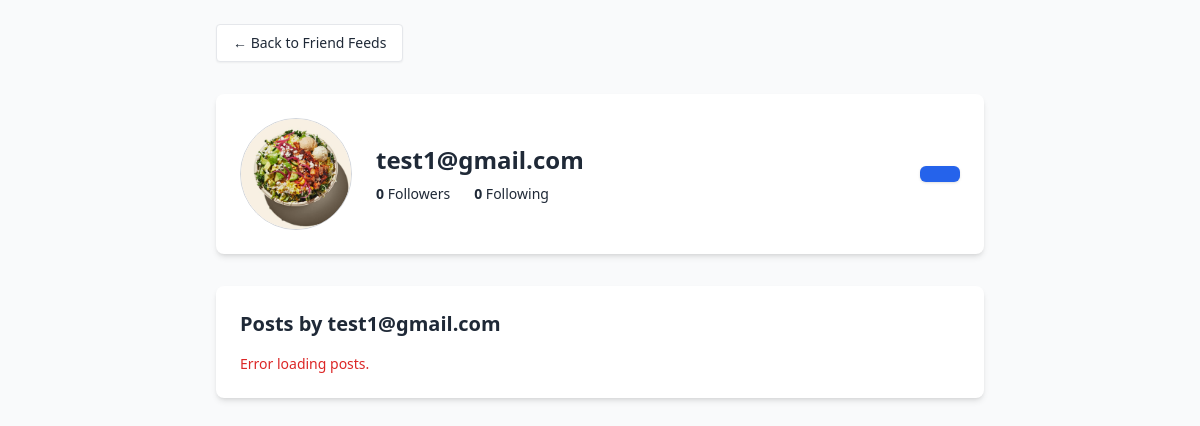
The app's page /user/7, older data.
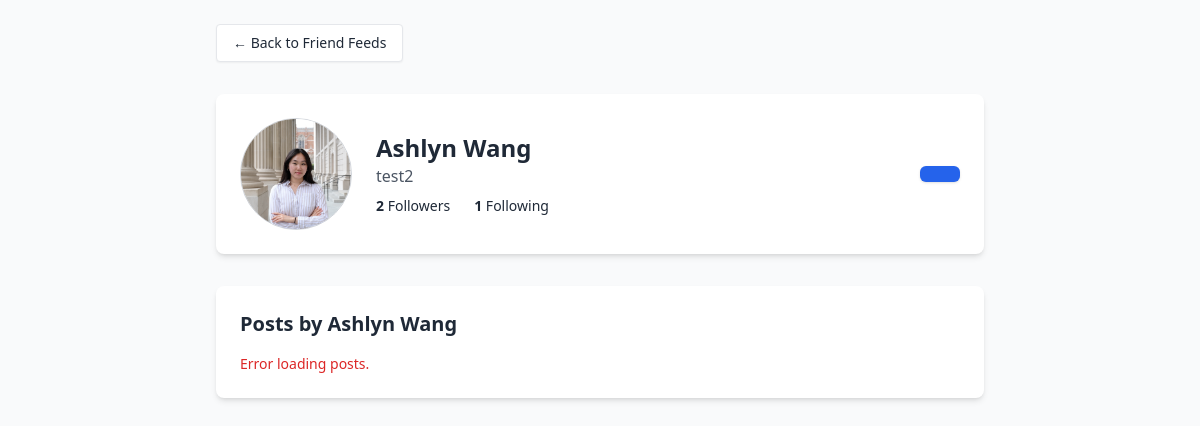
The same page, newer data.
### models.py (models this page shows, shortened)
class User(db.Model):
    id = db.Column(db.Integer, primary_key=True)
    email = db.Column(db.String(120), unique=True, nullable=False)
    password_hash = db.Column(db.String(128), nullable=False)
    reviews = db.relationship('Review', backref='user', lazy=True)
    first_name = db.Column(db.String(120), nullable=True)
    last_name = db.Column(db.String(120), nullable=True)
    bio = db.Column(db.Text, nullable=True)
    location = db.Column(db.String(120), nullable=True)
    profile_picture = db.Column(db.String(255), nullable=True)
    followed = db.relationship(
        'User',
        secondary=follows,
        primaryjoin=(follows.c.follower_id == id),
        secondaryjoin=(follows.c.followed_id == id),
        backref=db.backref('followers', lazy='dynamic'),
        lazy='dynamic'
    )

### app.py (the view)
@app.route('/user/<int:user_id>')
def user_profile_page(user_id):
    user = User.query.get(user_id)
    if not user:
        return "User not found", 404
    display_name = f"{user.first_name} {user.last_name}" if user.first_name and user.last_name else user.email
    is_own_profile = (str(user.id) == str(user_id))
    return render_template(
        'indiv_profile.html',
        user_id=user.id,
        user_email=user.email,
        profile_picture=user.profile_picture,
        display_name=display_name,
        first_name=user.first_name,
        last_name=user.last_name,
        bio=user.bio,
        location=user.location,
        followers_count=len(user.followers.all()),
        following_count=len(user.followed.all())
    )

### templates/indiv_profile.html (shortened to what this page needs)
<!DOCTYPE html>
<html lang="en">
<head>
    <script src="https://cdn.tailwindcss.com"></script>
</head>
<body class="bg-gray-50 text-gray-800 p-6">
    <div class="max-w-3xl mx-auto space-y-8">
        <a href="{{ url_for('feed_page') }}"
            class="inline-block text-sm bg-white border px-4 py-2 rounded hover:bg-gray-200 shadow-sm">
            ← Back to Friend Feeds
        </a>
        <div class="flex items-center gap-6 bg-white p-6 rounded-lg shadow-md">
            <img src="{{ profile_picture or url_for('static', filename='images/default-avatar.png') }}"
                alt="Profile Picture" class="w-28 h-28 object-cover rounded-full border border-gray-300" />
            <div>
                <h2 class="text-2xl font-semibold">{{ display_name }}</h2>
                <p class="text-gray-600">{{ bio or '' }}</p>
                <div class="flex gap-6 mt-2 text-sm">
                    <span><strong id="followers-count">{{ followers_count }}</strong> Followers</span>
                    <span><strong id="following-count">{{ following_count }}</strong> Following</span>
                </div>
            </div>
            <button id="follow-status-button"
                class="ml-auto px-5 py-2 text-sm rounded-md bg-blue-600 hover:bg-blue-700 text-white font-medium shadow"></button>
        </div>
        <div class="bg-white p-6 rounded-lg shadow-md">
            <h3 class="text-xl font-semibold mb-4">Posts by {{ display_name }}</h3>
            <div id="reviews-list" class="space-y-6 text-sm text-gray-700">
            </div>
        </div>
    </div>
</body>
</html>

Row changes from the older to the newer data that the page shows:
changed User: profile_picture: a different picture; bio (not shown) → "test2"; email "test1@gmail.com" → (not shown)
Text that changed along with them:
{{ display_name }}: (not shown) → "Ashlyn Wang"
{{ followers_count }}: "0" → "2"
{{ following_count }}: "0" → "1"
